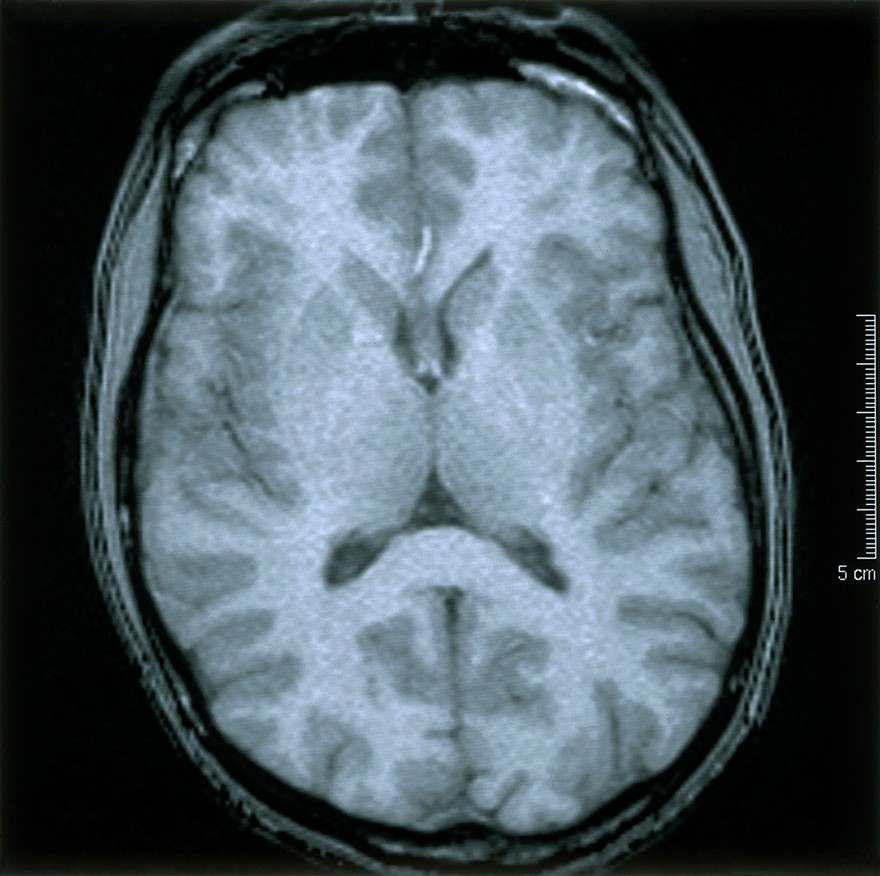
#> input picture IMG/IMG_1.jpg, 880 x 876 px, found by its file name
$ jupyter execute PDI_ACT3.ipynb
#> lines starting #> are read from the running program, lines starting #| are printed output that depends on the picture; after the words box and inside, x2 and y2 are one past the last pixel; in counts of white or black regions, pixels touching at a corner belong together
# Parte I.- Operaciones aritméticas

## *Ejercicio 1: Suma de imágenes*

[cell 1]
import cv2
import numpy as np
import matplotlib.pyplot as plt

# Cargar las dos imágenes
img2 = cv2.imread("/content/IMG_1.jpg", cv2.IMREAD_GRAYSCALE)
#> img2: shape (876, 880); min 0, max 255, mean 82.6
img1 = cv2.imread("/content/IMG_2.jpg", cv2.IMREAD_GRAYSCALE)
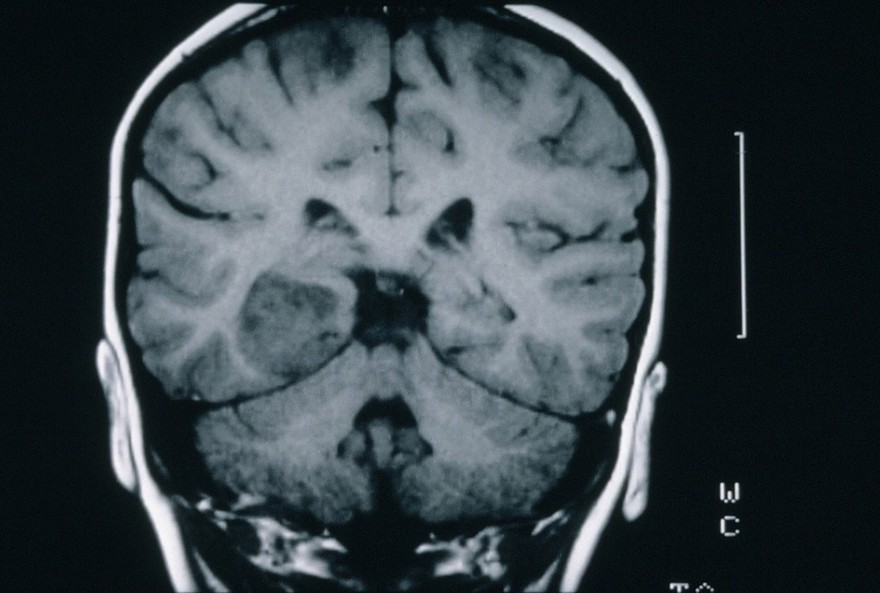
#> input picture IMG/IMG_2.jpg, 880 x 593 px, found by its file name
#> img1: shape (593, 880); min 1, max 247, mean 65.2

# Redimensionar ambas imágenes al mismo tamaño si es necesario
# Comparar tamaños y ajustar la imagen más grande
if img1.shape[0] * img1.shape[1] > img2.shape[0] * img2.shape[1]:
    # img1 es más grande, ajustar img1 a tamaño de img2
    img1_res = cv2.resize(img1, (img2.shape[1], img2.shape[0]))
    img2_res = img2  # img2 ya tiene el tamaño menor
else:
    # img2 es más grande o tienen el mismo tamaño, ajustar img2 a tamaño de img1
    img1_res = img1  # img1 ya tiene el tamaño menor o igual
    img2_res = cv2.resize(img2, (img1.shape[1], img1.shape[0]))

# Aplicar la suma ponderada con pesos α=0.7 y β=0.3
alpha = 0.4  # Peso de la primera imagen
beta = 0.6   # Peso de la segunda imagen
gamma = 10     # Ajuste de brillo

img_result = cv2.addWeighted(img1_res, alpha, img2_res, beta, gamma)
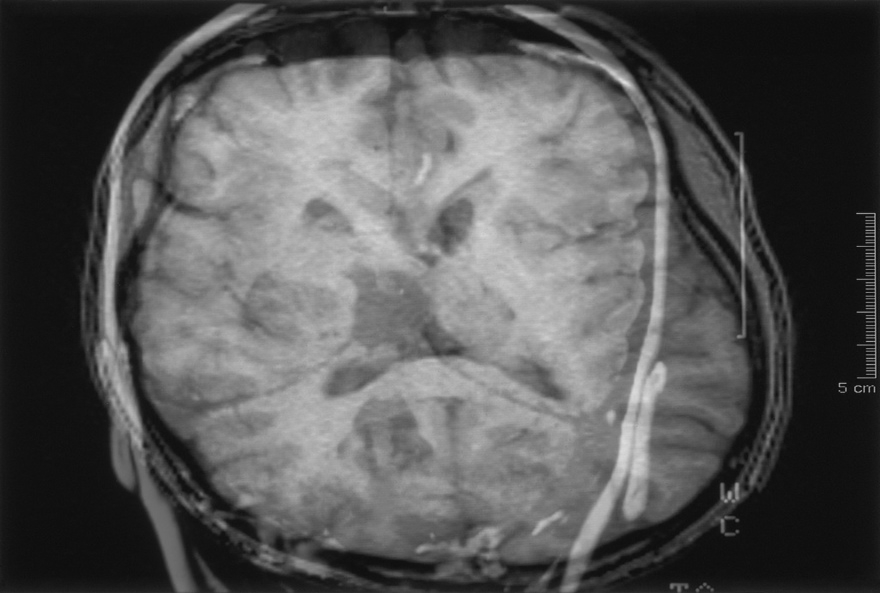
#> img_result: shape (593, 880); min 11, max 223, mean 85.6

# Mostrar imágenes
plt.figure(figsize=(15, 5))
plt.subplot(1, 3, 1)
plt.imshow(img1, cmap="gray")
plt.title("Imagen Original 1")
plt.axis("off")

plt.subplot(1, 3, 2)
plt.imshow(img2, cmap="gray")
plt.title("Imagen Original 2")
plt.axis("off")

plt.subplot(1, 3, 3)
plt.imshow(img_result, cmap="gray")
plt.title("Resultado Suma Ponderada")
plt.axis("off")

plt.show()

[cell 2]
# Cargar varias imágenes
imagenes = ["/content/IMG_1.jpg","/content/IMG_2.jpg"]
imagenes_cargadas = [cv2.imread(img, cv2.IMREAD_GRAYSCALE) for img in imagenes]
#> imagenes_cargadas = 2 items

# Verificar que todas las imágenes tengan el mismo tamaño
alto, ancho = imagenes_cargadas[0].shape
#> alto = 876; ancho = 880
imagenes_cargadas = [cv2.resize(img, (ancho, alto)) for img in imagenes_cargadas]

# Crear una imagen acumuladora en formato flotante
suma = np.zeros((alto, ancho), dtype=np.float32)

# Sumar todas las imágenes
for img in imagenes_cargadas:
    suma += img
#> this loop made 2 passes

# Calcular el promedio dividiendo por la cantidad de imágenes
imagen_promedio = suma / len(imagenes_cargadas)

# Convertir la imagen a formato uint8 para visualización
imagen_promedio = cv2.convertScaleAbs(imagen_promedio)

# Mostrar imágenes originales
for i, img in enumerate(imagenes_cargadas):
    plt.subplot(1, len(imagenes), i+1)  # Crear subgráficos en una fila
    plt.imshow(img, cmap="gray")  # Mostrar imagen
    plt.title(f"Imagen {i+1}")  # Título de cada imagen
    plt.axis("off")  # Ocultar ejes

#Mostrar imagen promedio
plt.figure(figsize=(5, 5))
plt.imshow(imagen_promedio, cmap="gray")
plt.title("Imagen Promedio")
plt.axis("off")
plt.show()

## *Ejercicio 2: Resta de imágenes.*

[cell 3]
# Realizar la resta de imágenes
resta = cv2.subtract(img2_res, img1_res)  # OpenCV maneja el rango automáticamente

# Mostrar imágenes originales y resultado
plt.figure(figsize=(12, 4))

plt.subplot(1, 3, 1)
plt.imshow(img1, cmap='gray')
plt.title("Imagen 1")
plt.axis("off")

plt.subplot(1, 3, 2)
plt.imshow(img2, cmap='gray')
plt.title("Imagen 2")
plt.axis("off")

plt.subplot(1, 3, 3)
plt.imshow(resta, cmap='gray')
plt.title("Imagen Restada")
plt.axis("off")

plt.show()

[cell 4]
# Realizar la resta de imágenes usando cv2.absdiff para evitar valores negativos
diferencia_absoluta = cv2.absdiff(img2_res, img1_res)
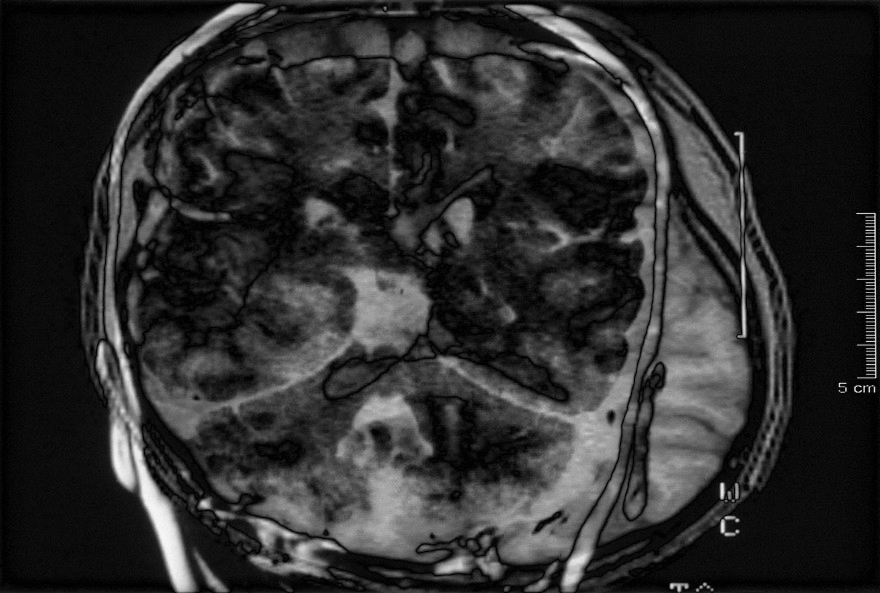
#> diferencia_absoluta: shape (593, 880); min 0, max 246, mean 45.2

# Mostrar imágenes originales y resultado
plt.figure(figsize=(12, 4))

plt.subplot(1, 3, 1)
plt.imshow(img1, cmap='gray')
plt.title("Imagen 1")
plt.axis("off")

plt.subplot(1, 3, 2)
plt.imshow(img2, cmap='gray')
plt.title("Imagen 2")
plt.axis("off")

plt.subplot(1, 3, 3)
plt.imshow(diferencia_absoluta, cmap='gray')
plt.title("Diferencia Absoluta")
plt.axis("off")

plt.show()

## *Ejercicio 3: Multiplicación por un factor*

[cell 5]
# Definir el factor de multiplicación
factor50 = 1.5  # Aumenta el brillo en un 50%
factor70 = 1.7  # Aumenta el brillo en un 70%
factor90 = 1.9  # Aumenta el brillo en un 90%

# Multiplicar la imagen por el factor
img1_multiplicada50 = cv2.multiply(img1, np.array([factor50], dtype=np.float32))
img1_multiplicada70 = cv2.multiply(img1, np.array([factor70], dtype=np.float32))
img1_multiplicada90 = cv2.multiply(img1, np.array([factor90], dtype=np.float32))
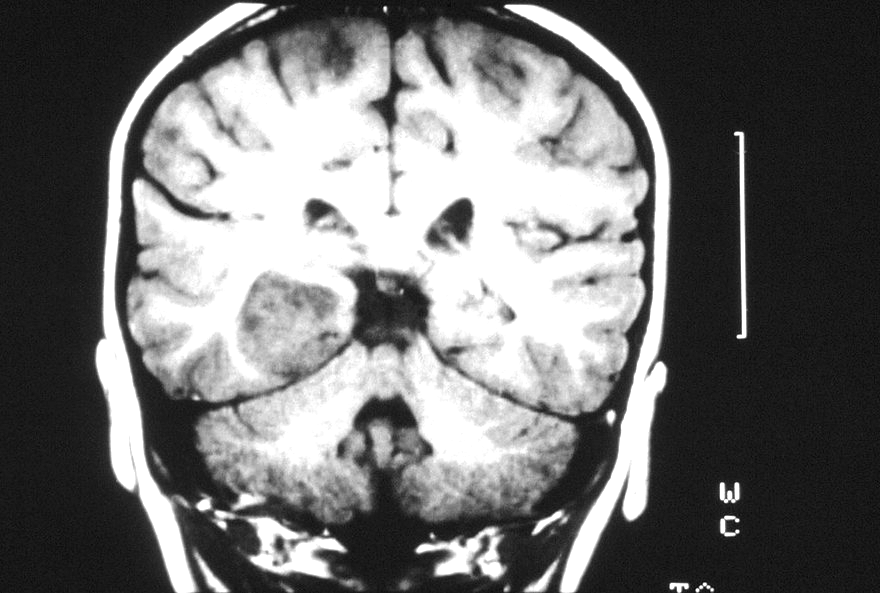
#> img1_multiplicada90: shape (593, 880); min 2, max 255, mean 113.7
img2_multiplicada50 = cv2.multiply(img2, np.array([factor50], dtype=np.float32))
img2_multiplicada70 = cv2.multiply(img2, np.array([factor70], dtype=np.float32))
img2_multiplicada90 = cv2.multiply(img2, np.array([factor90], dtype=np.float32))
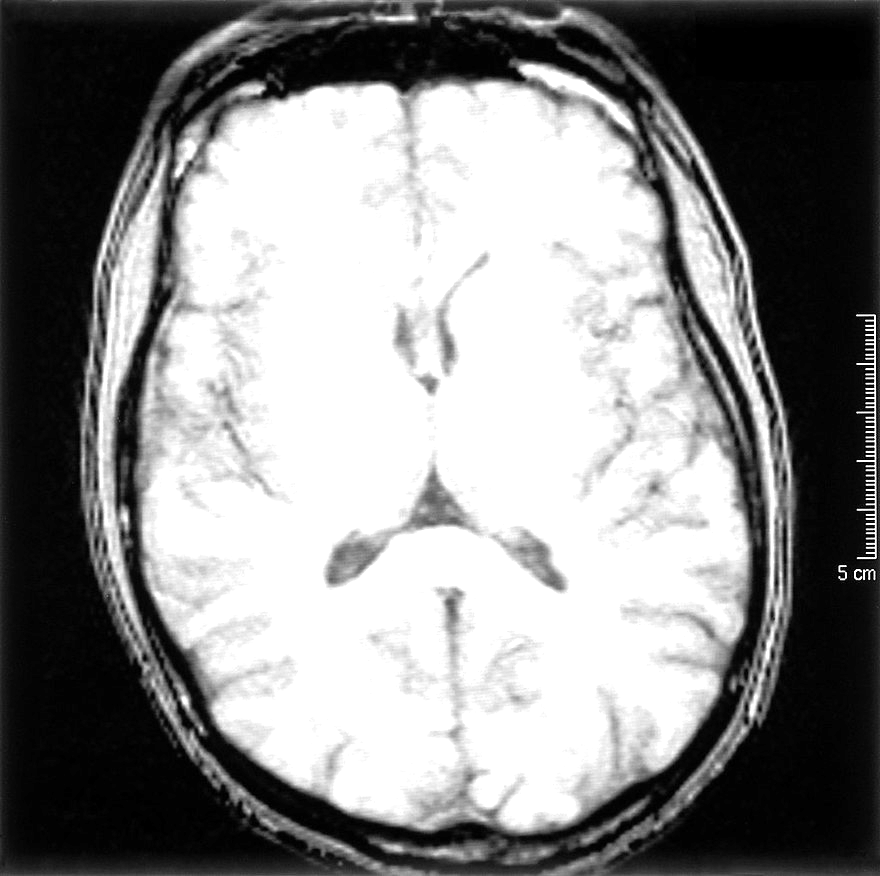
#> img2_multiplicada90: shape (876, 880); min 0, max 255, mean 137.4

# Convertir la imagen a uint8 para visualización correcta
img1_multiplicada50 = cv2.convertScaleAbs(img1_multiplicada50)
img1_multiplicada70 = cv2.convertScaleAbs(img1_multiplicada70)
img1_multiplicada90 = cv2.convertScaleAbs(img1_multiplicada90)
img2_multiplicada50 = cv2.convertScaleAbs(img2_multiplicada50)
img2_multiplicada70 = cv2.convertScaleAbs(img2_multiplicada70)
img2_multiplicada90 = cv2.convertScaleAbs(img2_multiplicada90)

# Mostrar la imagen original y la modificada
plt.figure(figsize=(10, 4))

plt.subplot(2, 4, 1)
plt.imshow(img1, cmap='gray')
plt.title("Imagen Original")
plt.axis("off")

plt.subplot(2, 4, 2)
plt.imshow(img1_multiplicada50, cmap='gray')
plt.title(f"Imagen x {factor50}")
plt.axis("off")

plt.subplot(2, 4, 3)
plt.imshow(img1_multiplicada70, cmap='gray')
plt.title(f"Imagen x {factor70}")
plt.axis("off")

plt.subplot(2, 4, 4)
plt.imshow(img1_multiplicada90, cmap='gray')
plt.title(f"Imagen x {factor90}")
plt.axis("off")

plt.subplot(2, 4, 5)
plt.imshow(img2, cmap='gray')
plt.title("Imagen Original")
plt.axis("off")

plt.subplot(2, 4, 6)
plt.imshow(img2_multiplicada50, cmap='gray')
plt.title(f"Imagen x {factor50}")
plt.axis("off")

plt.subplot(2, 4, 7)
plt.imshow(img2_multiplicada70, cmap='gray')
plt.title(f"Imagen x {factor70}")
plt.axis("off")

plt.subplot(2, 4, 8)
plt.imshow(img2_multiplicada90, cmap='gray')
plt.title(f"Imagen x {factor90}")
plt.axis("off")

plt.show()

## *Ejercicio 4: Multiplicación elemento por elemento*

[cell 6]
# Multiplicación elemento a elemento
img_multiplicada = cv2.multiply(img2_res, img1_res)  # OpenCV maneja el rango automáticamente
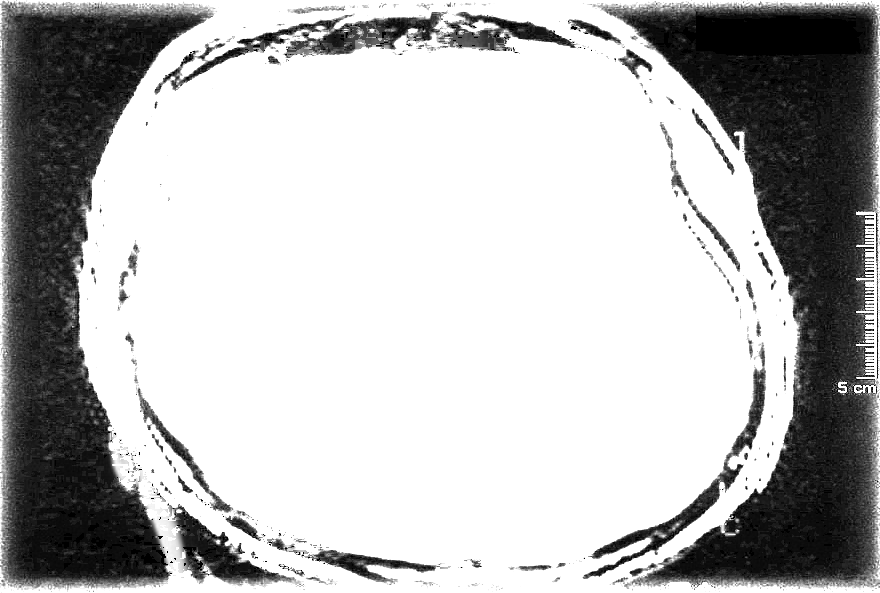
#> img_multiplicada: shape (593, 880); min 0, max 255, mean 186.9

# Convertir la imagen resultante a uint8
img_multiplicada = cv2.convertScaleAbs(img_multiplicada)

# Mostrar imágenes originales y resultado
plt.figure(figsize=(12, 4))

plt.subplot(1, 3, 1)
plt.imshow(img1_res, cmap='gray')
plt.title("Imagen 1")
plt.axis("off")

plt.subplot(1, 3, 2)
plt.imshow(img2_res, cmap='gray')
plt.title("Imagen 2")
plt.axis("off")

plt.subplot(1, 3, 3)
plt.imshow(img_multiplicada, cmap='gray')
plt.title("Multiplicación Elemento a Elemento")
plt.axis("off")

plt.show()

# Parte II.- Operaciones lógicas

## *Ejercicio 5: Operaciones lógicas AND, OR, XOR y NOT*

[cell 7]
# Segmentar una imagen con un umbral

# Aplicar un umbral fijo
umbral = 130  # Cambia este valor según el nivel deseado
_, imagen_segmentada1 = cv2.threshold(img1_res, umbral, 255, cv2.THRESH_BINARY)
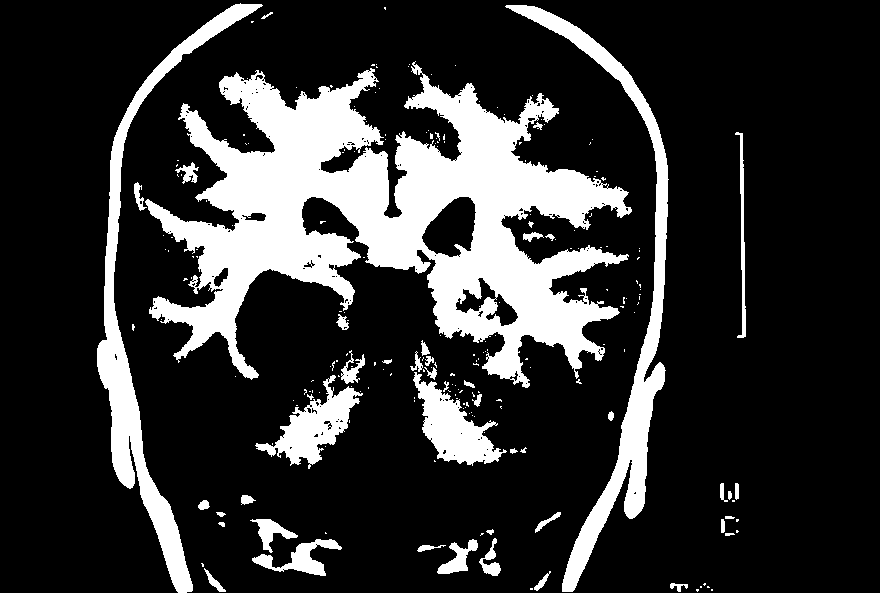
#> imagen_segmentada1: shape (593, 880); 19.9% white; 218 white regions (171 under 20 px), largest, box (x1, y1, x2, y2) and area: (145, 61, 632, 388) 67320, (505, 5, 669, 592) 11271, (97, 3, 263, 593) 11246
_, imagen_segmentada2 = cv2.threshold(img2_res, umbral, 255, cv2.THRESH_BINARY)
#> imagen_segmentada2: shape (593, 880); 34.5% white; 282 white regions (220 under 20 px), largest, box (x1, y1, x2, y2) and area: (149, 57, 743, 559) 168945, (606, 211, 676, 275) 2038, (168, 213, 227, 274) 1997

# Aplicar operaciones lógicas
and_img = cv2.bitwise_and(imagen_segmentada1, imagen_segmentada2)  # AND lógico
#> and_img: shape (593, 880); 12.5% white; 272 white regions (216 under 20 px), largest, box (x1, y1, x2, y2) and area: (394, 72, 611, 379) 26583, (190, 68, 427, 311) 23718, (255, 392, 363, 469) 2991
or_img = cv2.bitwise_or(imagen_segmentada1, imagen_segmentada2)    # OR lógico
#> or_img: shape (593, 880); 41.9% white; 252 white regions (195 under 20 px), largest, box (x1, y1, x2, y2) and area: (145, 5, 743, 592) 200840, (97, 3, 263, 593) 11635, (735, 132, 747, 338) 771
xor_img = cv2.bitwise_xor(imagen_segmentada1, imagen_segmentada2)  # XOR lógico
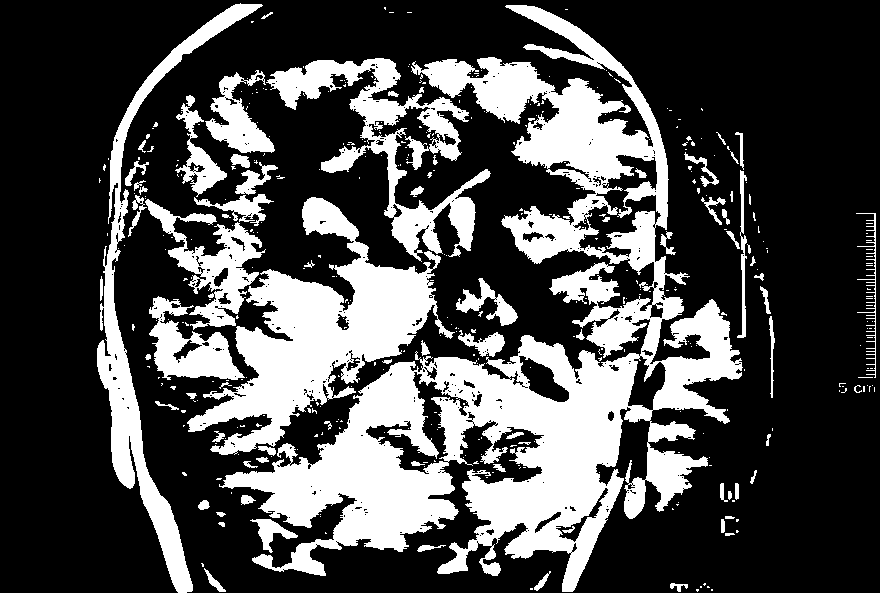
#> xor_img: shape (593, 880); 29.5% white; 410 white regions (331 under 20 px), largest, box (x1, y1, x2, y2) and area: (219, 5, 743, 592) 84988, (187, 197, 455, 455) 23203, (97, 3, 263, 593) 11249
not_img1 = cv2.bitwise_not(imagen_segmentada1)       # NOT lógico en img1
not_img2 = cv2.bitwise_not(imagen_segmentada2)       # NOT lógico en img2

# Mostrar las imágenes
titles = ["Imagen 1", "Imagen 2", "AND", "OR", "NOT (Imagen 1)", "NOT (Imagen 2)", "XOR"]
images = [imagen_segmentada1, imagen_segmentada2, and_img, or_img, not_img1, not_img2, xor_img]

plt.figure(figsize=(12, 6))

for i in range(6):
    plt.subplot(2, 4, i+1)
    plt.imshow(images[i], cmap='gray')
    plt.title(titles[i])
    plt.axis("off")

plt.show()
